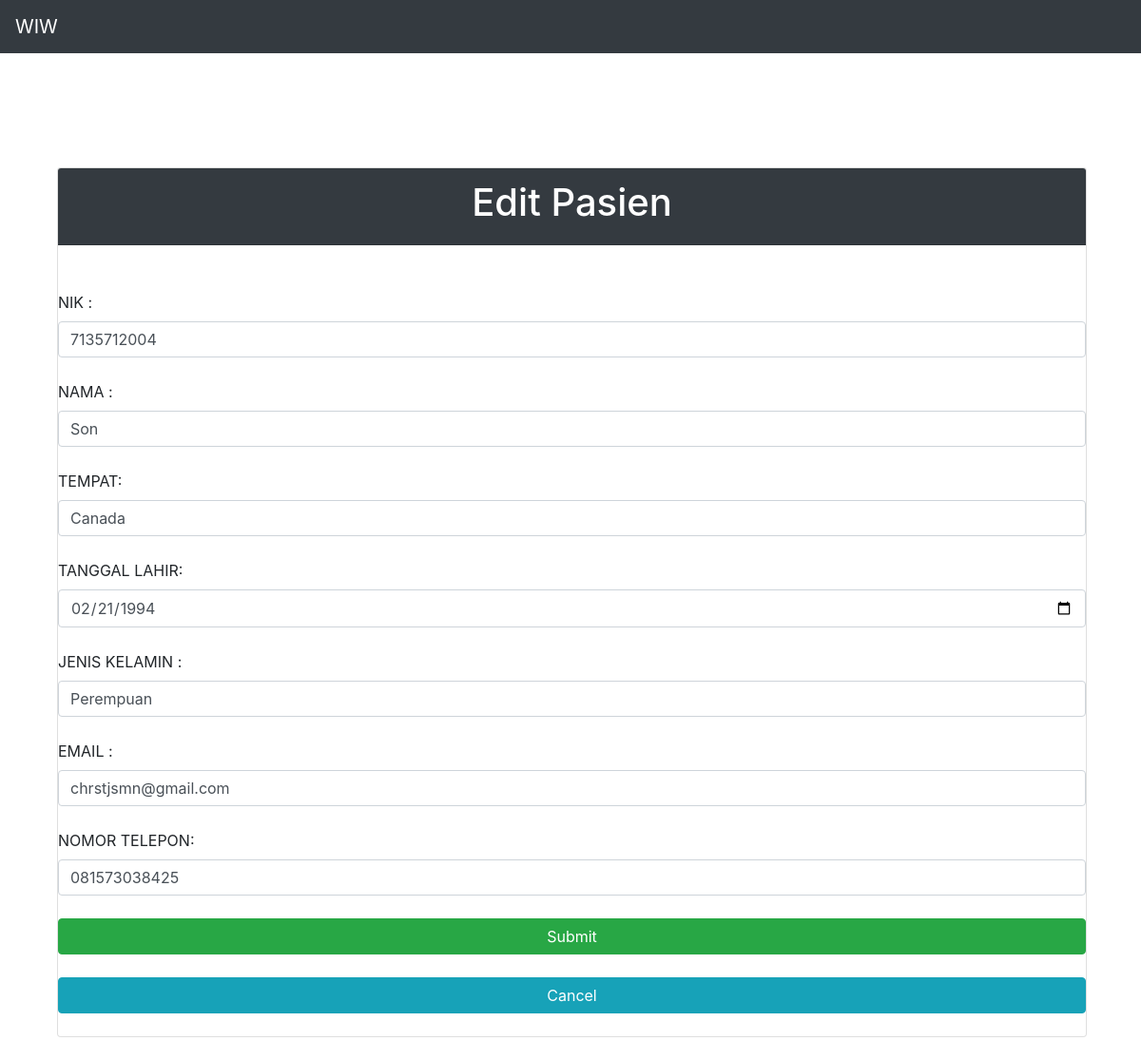
The app's page /index.php?id_edit=7 with its own data.
### tables this page shows
CREATE TABLE `pasien` (
  `id` int(11) NOT NULL,
  `nik` varchar(100) NOT NULL,
  `nama` varchar(100) NOT NULL,
  `tempat` varchar(100) NOT NULL,
  `tl` varchar(100) NOT NULL,
  `gender` varchar(10) NOT NULL,
  `email` varchar(100) NOT NULL,
  `telp` varchar(100) NOT NULL
);

### model/DB.class.php (called while the page is built, shortened)
<?php
class DB
{
	var $db_host = '';
	var $db_user = '';
	var $db_password = '';
	var $db_name = '';
	var $db_link = '';
	function __construct($db_host = '', $db_user = '', $db_password = '', $db_name = '')
	{
		$this->db_host = $db_host;
		$this->db_user = $db_user;
		$this->db_password = $db_password;
		$this->db_name = $db_name;
	}
	function open()
	{
		$this->db_link = mysqli_connect($this->db_host, $this->db_user, $this->db_password, $this->db_name);
	}
	function execute($query = "")
	{
		$this->result = mysqli_query($this->db_link, $query);
		return $this->result;
	}
}

### model/TabelPasien.class.php (called while the page is built, shortened)
<?php
class TabelPasien extends DB
{
    function getPasienById($id)
    {
        $query = "SELECT * FROM pasien WHERE id=$id";
        return $this->execute($query);
    }
}

### presenter/ProsesPasien.php (called while the page is built, shortened)
<?php
class ProsesPasien implements KontrakPresenter
{
	private $tabelpasien;
	function __construct()
	{
		try {
			$db_host = "localhost";
			$db_user = "root";
			$db_password = "";
			$db_name = "mvp_01";
			$this->tabelpasien = new TabelPasien($db_host, $db_user, $db_password, $db_name);
		} catch (Exception $e) {
			echo "wiw error" . $e->getMessage();
		}
	}
	function prosesDataPasienById($id) {
		try {
			$this->tabelpasien->open();
			$this->tabelpasien->getPasienById($id);
		} catch (Exception $e) {
			echo "wiw error part 2" . $e->getMessage();
		}
	}
}

### view/TampilPasien.php (called while the page is built, shortened)
<?php
include("presenter/ProsesPasien.php");
class TampilPasien implements KontrakView
{
	private $prosespasien;
	function __construct()
	{
		$this->prosespasien = new ProsesPasien();
	}
	public function formUpdate($data){
		$this->prosespasien->prosesDataPasienById($data);
	}
}

### model/Template.class.php (the view, shortened to what this page needs)
<?php
class Template{
	var $content = '';
	function __construct($filename = ''){
		$this->content = implode('', @file($filename));
	}
	function clear(){
		$this->content = preg_replace("/DATA_[A-Z|_|0-9]+/", "", $this->content);
	}
	function write(){
		print $this->content;
	}
	function replace($old = '', $new = ''){
		if(is_int($new)){
			$value = sprintf("%d", $new);
		}elseif(is_float($new)){
			$value = sprintf("%f", $new);
		}elseif(is_array($new)){
			$value = '';
			foreach( $new as $item){
				$value .= $item. '';
			}
		}else{
			$value = $new;
		}
		$this->content = preg_replace("/$old/",  $value, $this->content);
	}
}

### records on screen
pasien: nik "7135712004", nama "Son", tempat "Canada", tl "02/21/1994", gender "Perempuan", email "chrstjsmn@gmail.com", telp "081573038425"
